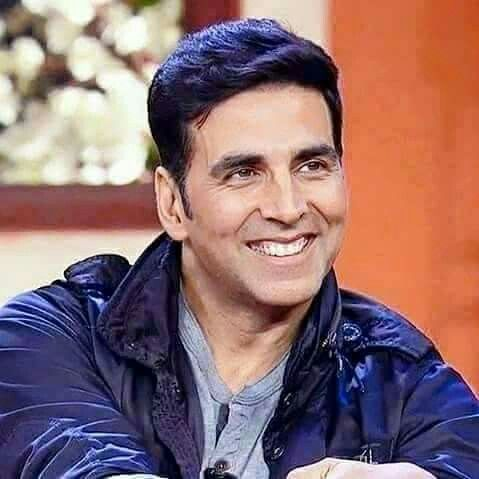
#> input picture akshay.jpg, 479 x 479 px
$ python rotate_image.py
#> lines starting #> are read from the running program, lines starting #| are printed output that depends on the picture
import cv2
import numpy as np

pic = cv2.imread('akshay.jpg')
#> pic is the input picture: shape (479, 479, 3); mean B, G, R 111.8, 109.9, 142.3
rows = pic.shape[1]
#> rows = 479
cols = pic.shape[0]
#> cols = 479
center = (cols/2,rows/2)
#> center = (239.5, 239.5)
angle = 45  #45 degree angle rotation
M = cv2.getRotationMatrix2D(center,angle,1) # 3rd argument is scale for size,if scale =2 this image will be bigger size
rotate = cv2.warpAffine(pic,M,(cols,rows))
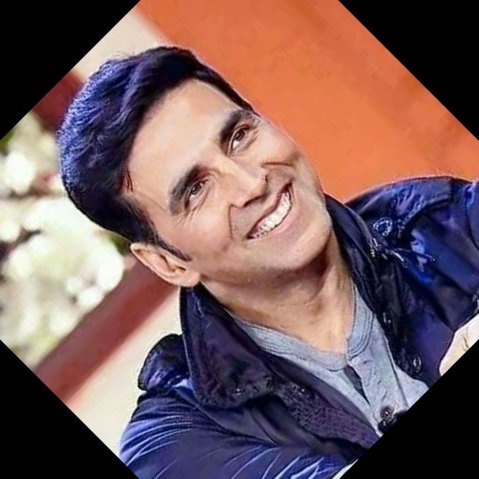
#> rotate: shape (479, 479, 3); mean B, G, R 93, 92.6, 119.9
cv2.imshow('rotated',rotate)

cv2.waitKey(0)
cv2.destroyAllWindows()

$ run again, with input.jpg copied over akshay.jpg
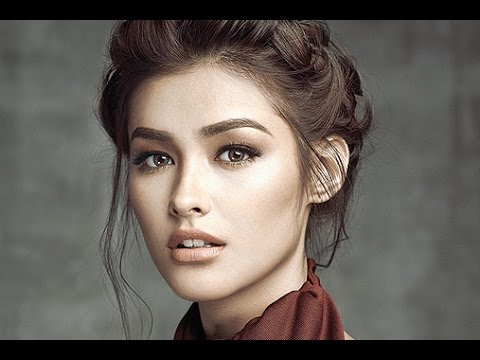
#> input picture input.jpg, 480 x 360 px
#> pic is the input picture: shape (360, 480, 3); mean B, G, R 90.3, 96.8, 104.8
#> `rotate = cv2.warpAffine(pic,M,(cols,rows))`:
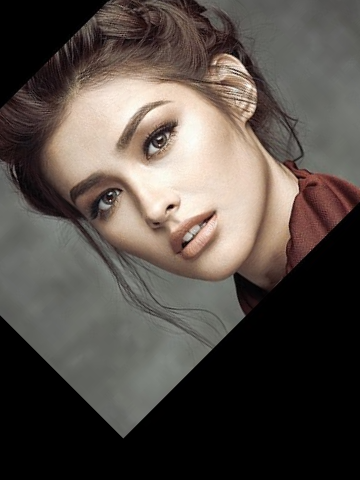
#> rotate: shape (480, 360, 3); mean B, G, R 71.1, 77, 85

$ run again, with nawaj.jpg copied over akshay.jpg
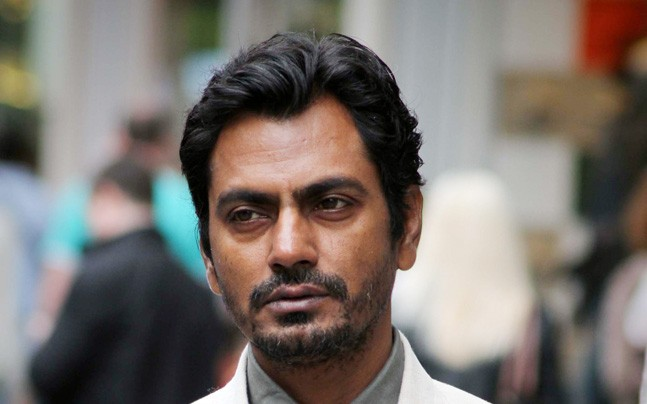
#> input picture nawaj.jpg, 647 x 404 px
#> pic is the input picture: shape (404, 647, 3); mean B, G, R 108, 113.4, 120.9
#> `rotate = cv2.warpAffine(pic,M,(cols,rows))`:
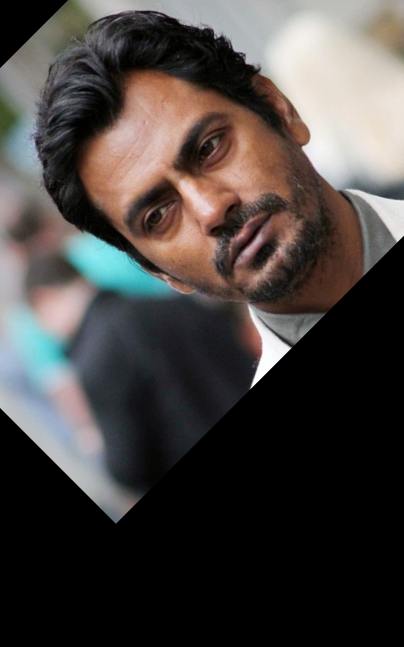
#> rotate: shape (647, 404, 3); mean B, G, R 64.5, 66.9, 71.7

$ run again, with imgg2.PNG saved as akshay.jpg
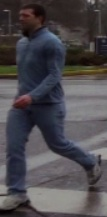
#> input picture imgg2.PNG, 107 x 217 px
#> pic is the input picture: shape (217, 107, 3); mean B, G, R 77.4, 73.1, 76.3
#> `rotate = cv2.warpAffine(pic,M,(cols,rows))`:
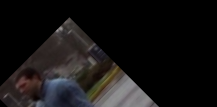
#> rotate: shape (107, 217, 3); mean B, G, R 19.9, 19.9, 21.7
